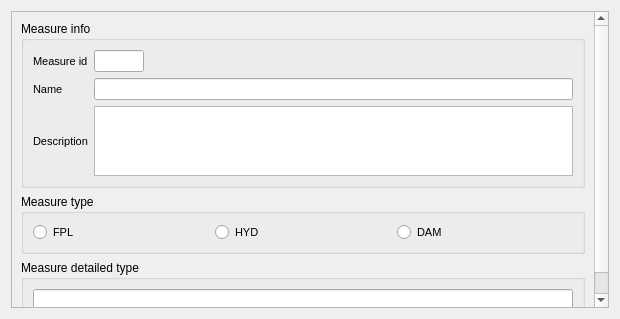
<?xml version="1.0" encoding="UTF-8"?>
<ui version="4.0">
 <class>AltGui_Alternative_Info_Wid</class>
 <widget class="QWidget" name="AltGui_Alternative_Info_Wid">
  <property name="geometry">
   <rect>
    <x>0</x>
    <y>0</y>
    <width>620</width>
    <height>319</height>
   </rect>
  </property>
  <property name="windowTitle">
   <string>Form</string>
  </property>
  <layout class="QHBoxLayout" name="horizontalLayout">
   <item>
    <widget class="QScrollArea" name="scrollArea">
     <property name="widgetResizable">
      <bool>true</bool>
     </property>
     <widget class="QWidget" name="scrollAreaWidgetContents">
      <property name="geometry">
       <rect>
        <x>0</x>
        <y>0</y>
        <width>582</width>
        <height>298</height>
       </rect>
      </property>
      <layout class="QVBoxLayout" name="verticalLayout_3">
       <item>
        <widget class="QGroupBox" name="groupBox_alt_info">
         <property name="font">
          <font>
           <pointsize>9</pointsize>
          </font>
         </property>
         <property name="title">
          <string>Measure info</string>
         </property>
         <layout class="QGridLayout" name="gridLayout">
          <item row="0" column="0">
           <widget class="QLabel" name="label_3">
            <property name="font">
             <font>
              <pointsize>8</pointsize>
             </font>
            </property>
            <property name="text">
             <string>Measure id</string>
            </property>
           </widget>
          </item>
          <item row="0" column="1">
           <widget class="QLineEdit" name="lineEdit_alt_id">
            <property name="maximumSize">
             <size>
              <width>50</width>
              <height>16777215</height>
             </size>
            </property>
            <property name="readOnly">
             <bool>true</bool>
            </property>
           </widget>
          </item>
          <item row="1" column="0">
           <widget class="QLabel" name="label">
            <property name="font">
             <font>
              <pointsize>8</pointsize>
             </font>
            </property>
            <property name="text">
             <string>Name</string>
            </property>
           </widget>
          </item>
          <item row="1" column="1">
           <widget class="QLineEdit" name="lineEdit_alt_name">
            <property name="readOnly">
             <bool>false</bool>
            </property>
           </widget>
          </item>
          <item row="2" column="0">
           <widget class="QLabel" name="label_2">
            <property name="font">
             <font>
              <pointsize>8</pointsize>
             </font>
            </property>
            <property name="text">
             <string>Description</string>
            </property>
           </widget>
          </item>
          <item row="2" column="1">
           <widget class="QTextEdit" name="textEdit_alt_description">
            <property name="readOnly">
             <bool>false</bool>
            </property>
           </widget>
          </item>
         </layout>
        </widget>
       </item>
       <item>
        <widget class="QGroupBox" name="groupBox_alt_type">
         <property name="font">
          <font>
           <pointsize>9</pointsize>
          </font>
         </property>
         <property name="title">
          <string>Measure type</string>
         </property>
         <layout class="QVBoxLayout" name="verticalLayout">
          <item>
           <layout class="QHBoxLayout" name="horizontalLayout_2">
            <item>
             <widget class="QRadioButton" name="radioButton_fpl">
              <property name="font">
               <font>
                <pointsize>8</pointsize>
               </font>
              </property>
              <property name="text">
               <string>FPL</string>
              </property>
             </widget>
            </item>
            <item>
             <widget class="QRadioButton" name="radioButton_hyd">
              <property name="font">
               <font>
                <pointsize>8</pointsize>
               </font>
              </property>
              <property name="text">
               <string>HYD</string>
              </property>
             </widget>
            </item>
            <item>
             <widget class="QRadioButton" name="radioButton_dam">
              <property name="font">
               <font>
                <pointsize>8</pointsize>
               </font>
              </property>
              <property name="text">
               <string>DAM</string>
              </property>
             </widget>
            </item>
           </layout>
          </item>
         </layout>
        </widget>
       </item>
       <item>
        <widget class="QGroupBox" name="groupBox_alt_type_2">
         <property name="font">
          <font>
           <pointsize>9</pointsize>
          </font>
         </property>
         <property name="title">
          <string>Measure detailed type</string>
         </property>
         <layout class="QVBoxLayout" name="verticalLayout_2">
          <item>
           <widget class="QLineEdit" name="lineEdit_detailed"/>
          </item>
         </layout>
        </widget>
       </item>
      </layout>
     </widget>
    </widget>
   </item>
  </layout>
 </widget>
 <resources/>
 <connections/>
</ui>
